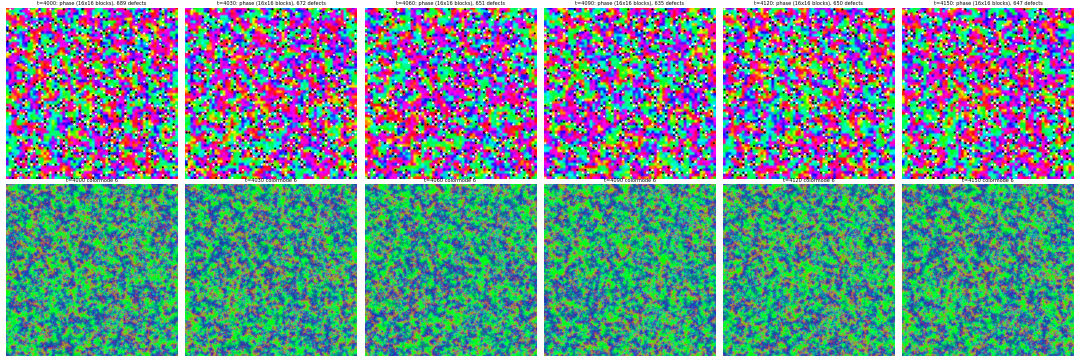

Write Python code to recreate this figure.
import sys, json, numpy as np, matplotlib; matplotlib.use('Agg'); import matplotlib.pyplot as plt
import os
ROOT = os.path.dirname(os.path.abspath(__file__))
while not os.path.exists(os.path.join(ROOT, 'C', 'evoca.h')): ROOT = os.path.dirname(ROOT)
sys.path.insert(0, os.path.join(ROOT, 'python'))
import evoca_waves as ew
from evoca_explore import build_sim
p = json.load(open(os.path.join(ROOT, 'Research', 'Chem', 'Runs', '2026-10-23_chem_fw_spiralpoint.evoca')))['metaparams_init']
p.update(waste_exchange=1, waste_sink=0.017, wdiff=0.01, waste_tox=1.0)
N, B = 1024, 16
s = build_sim(p, N=N, seed=0)
for _ in range(2000): s.step()
Fs = Ws = 0
for _ in range(1000):
    s.step(); Fs = Fs + ew.block_means(s.get_F(), B); Ws = Ws + ew.block_means(s.get_W(), B)
cen = (Fs / 1000, Ws / 1000)
for _ in range(1000): s.step()
snaps = []
for k in range(6):
    th, amp = ew.phase_field(s.get_F(), s.get_W(), B, center=cen)
    pos, sg = ew.cores(th, amp)
    c = s.colorize(np.zeros(N * N, np.int32), 6).view(np.uint32).reshape(N, N)
    snaps.append((4000 + 30 * k, th, pos, sg, np.dstack([(c >> 16) & 255, (c >> 8) & 255, c & 255]).astype(np.uint8)))
    for _ in range(30): s.step()
s.free()
fig, axs = plt.subplots(2, 6, figsize=(36, 12))
for k, (t, th, pos, sg, img) in enumerate(snaps):
    axs[0, k].imshow(th, cmap='hsv'); axs[0, k].scatter(pos[:, 1], pos[:, 0], c=['k' if v > 0 else 'w' for v in sg], s=14)
    axs[0, k].set_title(f't={t}: phase (16x16 blocks), {len(pos)} defects'); axs[0, k].axis('off')
    axs[1, k].imshow(img); axs[1, k].axis('off'); axs[1, k].set_title(f't={t} colormode 6')
plt.tight_layout(); plt.savefig(os.path.join(os.path.dirname(os.path.abspath(__file__)), 'phase_N1024.png'), dpi=30)
